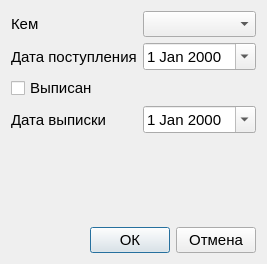
<?xml version="1.0" encoding="UTF-8"?>
<ui version="4.0">
 <class>Dialog_hospitalization</class>
 <widget class="QDialog" name="Dialog_hospitalization">
  <property name="geometry">
   <rect>
    <x>0</x>
    <y>0</y>
    <width>266</width>
    <height>264</height>
   </rect>
  </property>
  <property name="font">
   <font>
    <pointsize>11</pointsize>
   </font>
  </property>
  <property name="windowTitle">
   <string>Dialog</string>
  </property>
  <layout class="QVBoxLayout" name="verticalLayout">
   <item>
    <layout class="QGridLayout" name="gridLayout">
     <item row="1" column="2">
      <spacer name="horizontalSpacer_2">
       <property name="orientation">
        <enum>Qt::Horizontal</enum>
       </property>
       <property name="sizeHint" stdset="0">
        <size>
         <width>40</width>
         <height>20</height>
        </size>
       </property>
      </spacer>
     </item>
     <item row="0" column="1">
      <widget class="QComboBox" name="comboBox_who">
       <property name="editable">
        <bool>false</bool>
       </property>
       <property name="maxCount">
        <number>5</number>
       </property>
       <property name="frame">
        <bool>true</bool>
       </property>
      </widget>
     </item>
     <item row="3" column="1">
      <widget class="QDateEdit" name="dateEdit_date_down">
       <property name="calendarPopup">
        <bool>true</bool>
       </property>
      </widget>
     </item>
     <item row="1" column="1">
      <widget class="QDateEdit" name="dateEdit_date_up">
       <property name="calendarPopup">
        <bool>true</bool>
       </property>
      </widget>
     </item>
     <item row="1" column="0">
      <widget class="QLabel" name="label_2">
       <property name="text">
        <string>Дата поступления</string>
       </property>
      </widget>
     </item>
     <item row="0" column="0">
      <widget class="QLabel" name="label">
       <property name="text">
        <string>Кем</string>
       </property>
      </widget>
     </item>
     <item row="3" column="0">
      <widget class="QLabel" name="label_3">
       <property name="text">
        <string>Дата выписки</string>
       </property>
      </widget>
     </item>
     <item row="2" column="0">
      <widget class="QCheckBox" name="checkBox">
       <property name="text">
        <string>Выписан</string>
       </property>
      </widget>
     </item>
    </layout>
   </item>
   <item>
    <spacer name="verticalSpacer">
     <property name="orientation">
      <enum>Qt::Vertical</enum>
     </property>
     <property name="sizeHint" stdset="0">
      <size>
       <width>20</width>
       <height>40</height>
      </size>
     </property>
    </spacer>
   </item>
   <item>
    <layout class="QHBoxLayout" name="horizontalLayout">
     <item>
      <spacer name="horizontalSpacer">
       <property name="orientation">
        <enum>Qt::Horizontal</enum>
       </property>
       <property name="sizeHint" stdset="0">
        <size>
         <width>40</width>
         <height>20</height>
        </size>
       </property>
      </spacer>
     </item>
     <item>
      <widget class="QPushButton" name="pushButton_ok">
       <property name="text">
        <string>ОК</string>
       </property>
      </widget>
     </item>
     <item>
      <widget class="QPushButton" name="pushButton_cancel">
       <property name="text">
        <string>Отмена</string>
       </property>
      </widget>
     </item>
    </layout>
   </item>
  </layout>
 </widget>
 <resources/>
 <connections/>
</ui>
